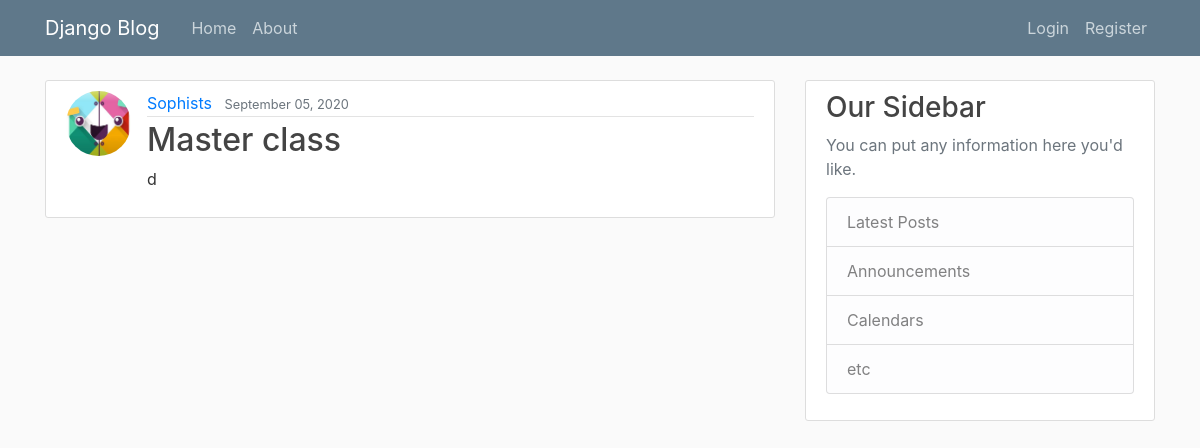
The page /post/29/ on the database its author committed.
### blog/models.py (models this page shows, shortened)
class Post(models.Model):
    title = models.CharField(max_length=100)
    image = models.CharField(max_length=300)
    content = models.TextField()
    date_posted = models.DateTimeField(default=timezone.now)
    author = models.ForeignKey(User, on_delete=models.CASCADE)

### users/models.py (models this page shows, shortened)
class Profile(models.Model):
    user = models.OneToOneField(User, on_delete=models.CASCADE)
    image = models.ImageField(default='default.jpg', upload_to='profile_pics')
    role = models.CharField(max_length=10, choices=ROLE, default=False)
    batch = models.CharField(max_length=10, choices=BATCH, default="2019")
    name = models.CharField(max_length=100, default=None, blank=True, null=True)
    points = models.PositiveIntegerField(default=0)
    phone = models.PositiveBigIntegerField(default=None, blank=True, null=True)
    college = models.CharField(max_length=300, default=None, blank=True, null=True)
    profession = models.CharField(max_length=100, default=None, blank=True, null=True)
    address = models.TextField(default=None, blank=True, null=True)
    guidance = models.TextField(default=None, blank=True, null=True)
    linkedin = models.URLField(default=None, blank=True, null=True)
    instagram = models.URLField(default=None, blank=True, null=True)
    twitter = models.URLField(default=None, blank=True, null=True)
    github = models.URLField(default=None, blank=True, null=True)
    okr = models.URLField(default=None, blank=True, null=True)
    facebook = models.URLField(default=None, blank=True, null=True)

### blog/views.py (the view)
# urls.py: path('post/<int:pk>/', PostDetailView.as_view(), name='post-detail'),
class PostDetailView(DetailView):
    model = Post

### blog/templates/blog/post_detail.html (shortened to what this page needs)
{% extends "blog/base.html" %}
{% block content %}
  <article class="media content-section">
    <img class="rounded-circle article-img" src="{{ object.author.profile.image.url }}">
    <div class="media-body">
      <div class="article-metadata">
        <a class="mr-2" href="{% url 'user-posts' object.author.username %}">{{ object.author }}</a>
        <small class="text-muted">{{ object.date_posted|date:"F d, Y" }}</small>
      </div>
      <h2 class="article-title">{{ object.title }}</h2>
      <p class="article-content">{{ object.content }}</p>
    </div>
  </article>
{% endblock content %}

### blog/static/blog/style.css (style rules this page uses)
body { background: #fafafa; color: #333333; margin-top: 5rem; }
h1, h2, h3, h4, h5, h6 { color: #444444; }
.content-section { background: #ffffff; padding: 10px 20px; border: 1px solid #dddddd; border-radius: 3px; margin-bottom: 20px; }
.article-title { color: #444444; }
.article-content { white-space: pre-line; }
.article-img { height: 65px; width: 65px; margin-right: 16px; }
.article-metadata { padding-bottom: 1px; margin-bottom: 4px; border-bottom: 1px solid #e3e3e3 }

### rows shown on the page
Post: author.profile.image (picture), author "Sophists", date_posted "September 05, 2020", title "Master class", content "d"
